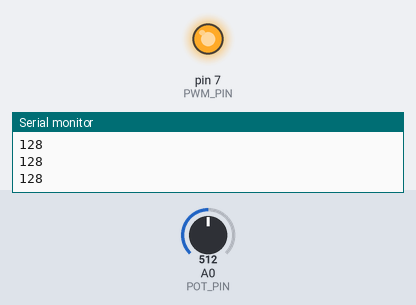
The sketch below on a simulated Arduino Uno, built with avr-gcc and run on an emulated ATmega328P. Shown: output pins drawn as LEDs (lit = HIGH), the last lines printed to the serial monitor. Inputs (shaded band) come from the test bench; at power-on: A0 (POT_PIN) = 512.

Above: at 1.2 s.
1.3 s: A0 (POT_PIN) set to 493
At 2.2 s:
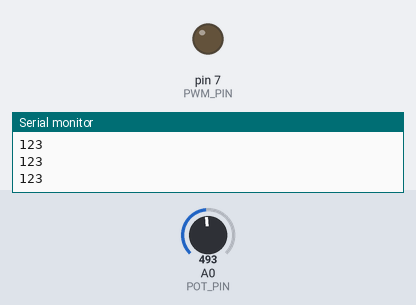
2.8 s: A0 (POT_PIN) set to 716
At 3.2 s:
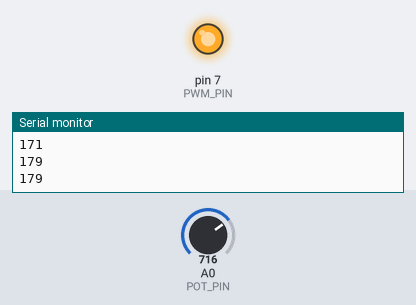
4.3 s: A0 (POT_PIN) set to 511
At 5.3 s:
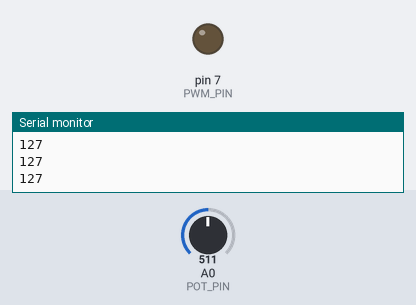
Timing chart, 0 to 7.3 s (numbered marks = the images above; inputs shaded):
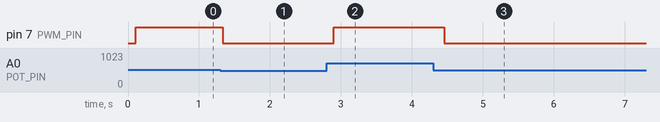

The sketch:

main.ino
```cpp
/*

*/
int numLeds = 61;

#define POT_PIN A0 //Analog pin connected to the potentiometer
#define PWM_PIN 7 //Digital PWM enabled pin connected to the base of the power transistor
#define NUMBER_OF_READINGS 100 //Number of readings we are averaging to filter noise in the potentiometer readings

void setup() {
  //Initiate Serial Interface
  Serial.begin(9600);
  Serial.println("Led strip driver.");

  //Initiate pin mode
  pinMode(POT_PIN,INPUT);
  pinMode(PWM_PIN,OUTPUT);
}

void loop() {
  int potValue = 0;
  unsigned long total = 0;

  //Sum NUMBER_OF_READINGS samples with 1ms delay between readings
  for(int i=0; i<NUMBER_OF_READINGS;i++){
    //The potentiometer sample is divided by 4 because the analog sample
    //goes up to 1023 and the PWM output goes up to 255
    potValue = analogRead(POT_PIN)/4;
    total += potValue;
    delay(1);
  }

  //Take ou the average value
  unsigned int average = total/NUMBER_OF_READINGS;
  Serial.println(average);

  //Write average to PWM pin
  analogWrite(PWM_PIN,average);
}
```

Measured:
- the behaviour switches between 512 and 511 on A0 (POT_PIN) (found by bisection; images 0 and 1)
- after the input at 1.3 s, pin 7 (PWM_PIN): HIGH → LOW at once
- after the input at 2.8 s, pin 7 (PWM_PIN): LOW → HIGH after 0.10 s
- after the input at 4.3 s, pin 7 (PWM_PIN): HIGH → LOW after 0.16 s
